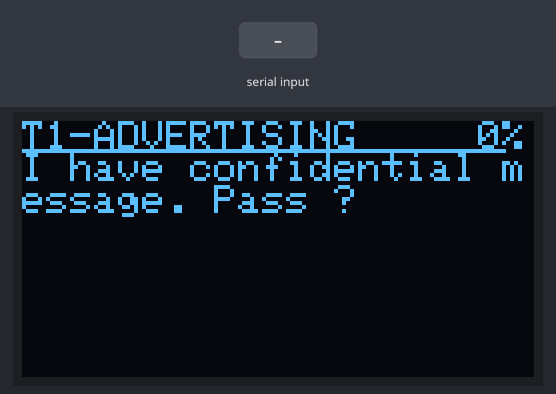
The sketch below on a simulated Arduino Uno, built with avr-gcc and run on an emulated ATmega328P. Parts: 128×64 one-colour display. Inputs (shaded band) come from the test bench. Random numbers use the default seed unless the sketch sets one; the modem accepts every AT command (registered, SIM ready, sends succeed) and sends nothing else.

Above: at 2.1 s.
2.2 s: "1" received over Serial
At 3.5 s:
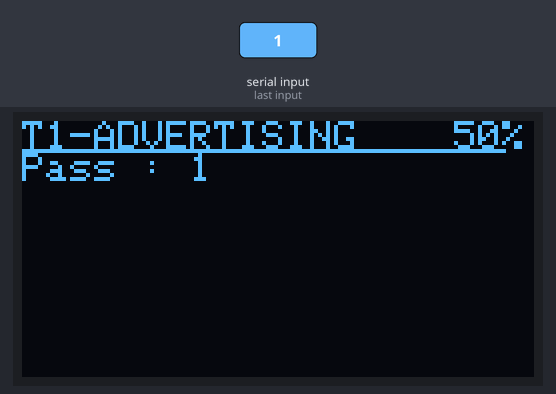
4.7 s: "0" received over Serial
At 6.9 s:
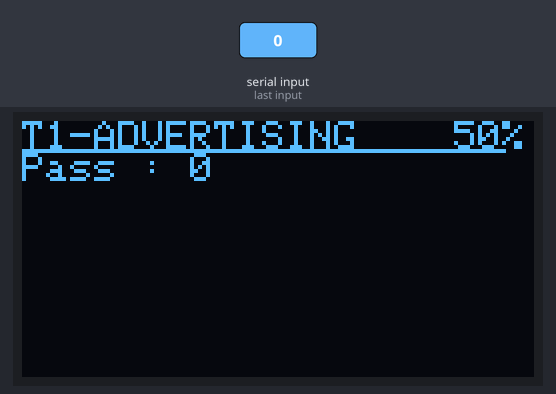
At 9.6 s:
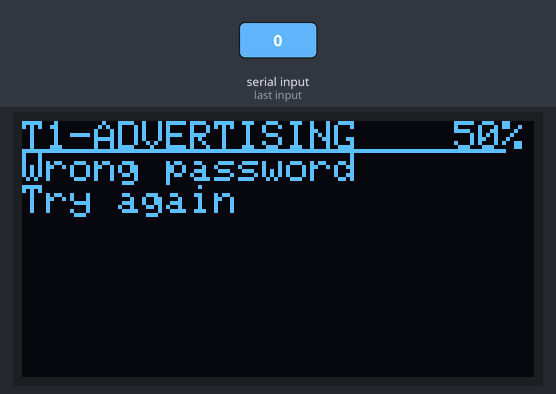
Timing chart, 0 to 11.1 s (numbered marks = the images above; inputs shaded):
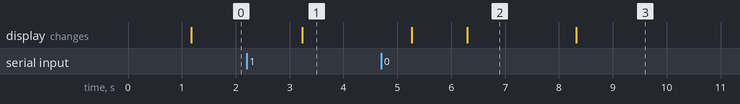

Measured:
- after the input at 2.2 s, the display: changes after 1.0 s (image 1)
- what the display in image 2 shows lasts 2.0 s, from 6.3 s to 8.3 s

The sketch:

advertising.ino
```cpp
#include <SPI.h>
#include <Wire.h>
#include <Adafruit_GFX.h>
#include <Adafruit_SSD1306.h>
#include <Fonts/FreeSans9pt7b.h>
#include <SoftwareSerial.h>


Adafruit_SSD1306 display(-1);
String message = "D5uzzcrz4kf23fk";
String currentPassword = "";
bool finished = false;
String rx = "";
bool first = true;
String bluetoothName = "";
int name = 0;
SoftwareSerial ble(7,6);


void printScreen(String text, String progress) {

  // Clear the buffer.
  display.clearDisplay();

  display.setCursor(0,0);
  //               xxxxxxxxxxxxxxxxx"+progress+"x
  display.println("T1-ADVERTISING   "+progress+"%"); //first line - only 21 chars
  display.drawLine(0,7,120,7,WHITE);

  display.setCursor(0,8);
  display.println(text);

  display.display();
}

void setup()
{
  // initialize with the I2C addr 0x3C
  display.begin(SSD1306_SWITCHCAPVCC, 0x3C);
  currentPassword = "";

 // Display Text
  display.clearDisplay();

  display.setTextSize(1);      // Normal 1:1 pixel scale
  display.setTextColor(WHITE); // Draw white text
  display.cp437(true);         // Use full 256 char 'Code Page 437' font

  // BLE
  ble.begin(9600);

  delay(1000);
  int name = random(1000);
  bluetoothName = "dvid-"+String(name);


  ble.println("AT+IBEA0");
  ble.println("AT+ROLE0");
  ble.println("AT+UUID0xFFE0");
  ble.println("AT+CHAR0xFFE1");
  ble.println("AT+NAME"+bluetoothName);
  ble.println("AT+RESET");

  Serial.begin(9600);
  while (!Serial) {
    ; // wait for serial port to connect. Needed for native USB port only
  }

  currentPassword = "";

  display.begin(SSD1306_SWITCHCAPVCC, 0x3C);

 // Display Text
  display.clearDisplay();

  display.setTextSize(1);      // Normal 1:1 pixel scale
  display.setTextColor(WHITE); // Draw white text
  display.cp437(true);         // Use full 256 char 'Code Page 437' font

  String m = String(message[0])+String(message[2])+String(message[5])+String(message[9]);
  printScreen("I have confidential message. Pass ?", "  0");

  while(!finished) {

    if (currentPassword != bluetoothName) {

      if (!first) {
        printScreen("Wrong password\nTry again", " 50");
        currentPassword = "";
      }

      if (Serial.available() > 0) {

        rx = Serial.readString();
        currentPassword = currentPassword + rx;
        currentPassword.trim();
        printScreen("Pass : "+currentPassword, " 50");
        first = false;
        delay(2000);
      }
    }
    else
    {
      printScreen("Well done! Message : "+m,"100");
      finished = true;
    }


  }
}

void loop() { }
```
